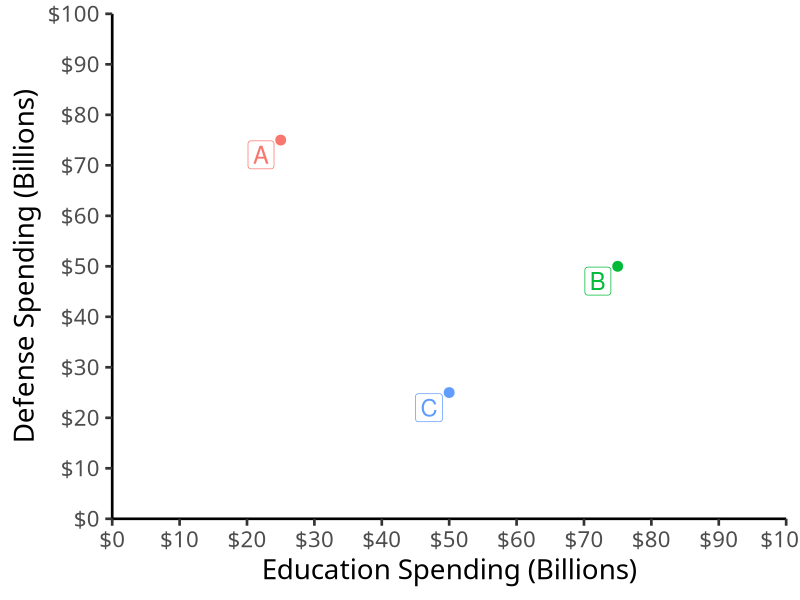
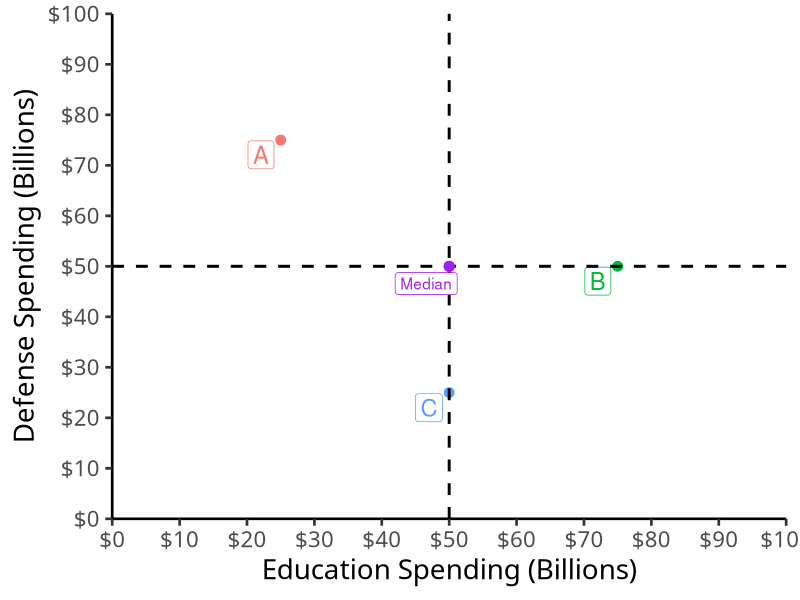
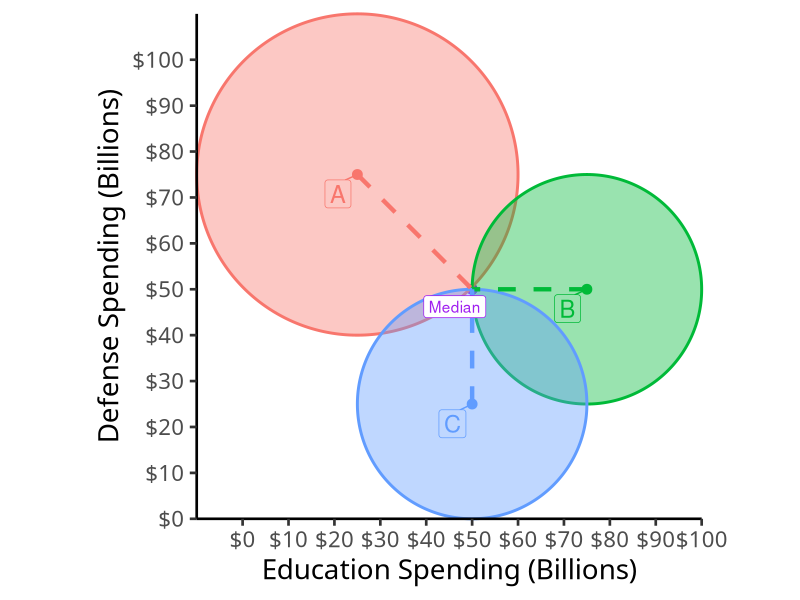
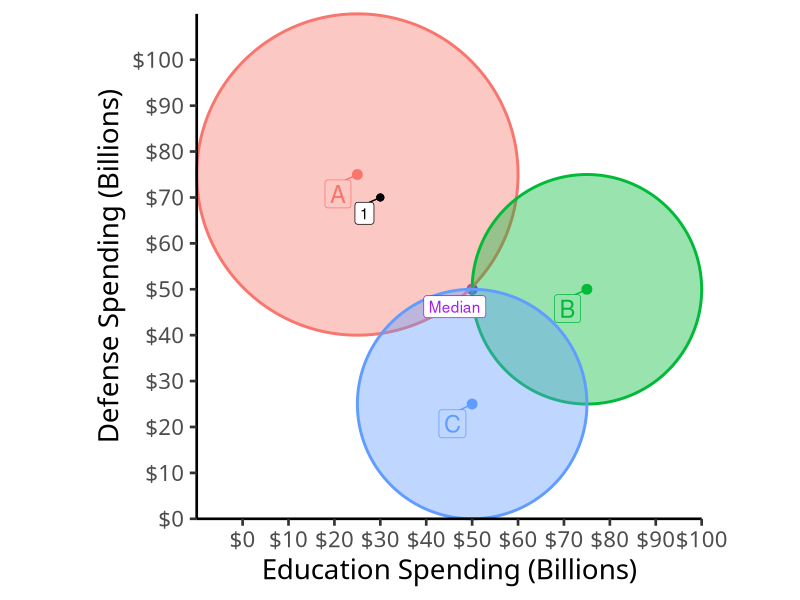
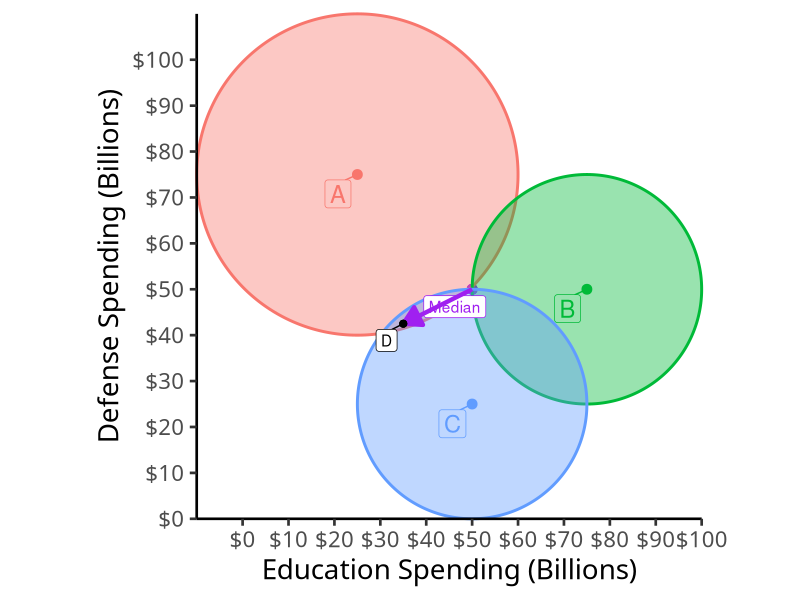
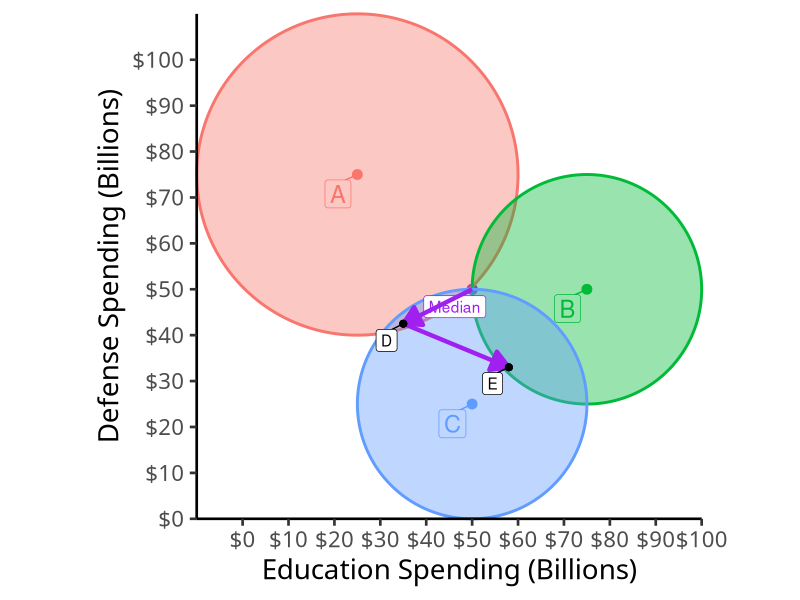
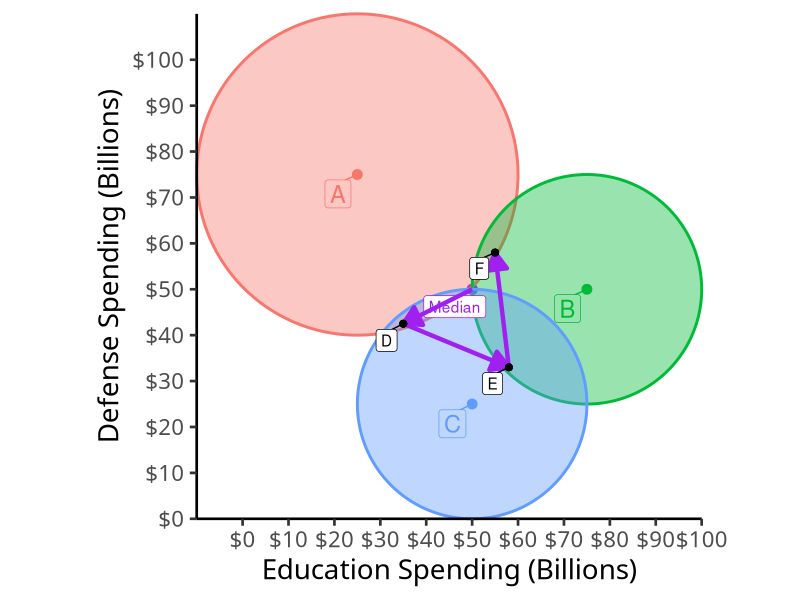

Write the R code that produced these figures, in order.
## ---- chunk 1
knitr::opts_chunk$set(echo = F,
                      message = F,
                      warning = F,
                      fig.retina = 3)
library("tidyverse")
library("ggrepel")
library("ggforce")
## ---- chunk 2
points<-tribble(
  ~x, ~y, ~label,
  25, 75, "A",
  75, 50, "B",
  50, 25, "C"
)

base<-ggplot(data = points)+
  aes(x = x,
      y = y)+
  geom_point(size=3, aes(color = label))+
  geom_label_repel(aes(color = label,
                       label = label), seed=256, size = 6)+
    labs(x = "Education Spending (Billions)",
       y = "Defense Spending (Billions)")+
  scale_x_continuous(breaks = seq(0,100,10),
                     limits = c(0,100),
                     expand = c(0,0),
                     labels = scales::dollar
                     )+
  scale_y_continuous(breaks = seq(0,100,10),
                     limits = c(0,100),
                     expand = c(0,0),
                     labels = scales::dollar
                     )+
  guides(color=F)+
  theme_classic(base_family = "Fira Sans Condensed",
           base_size=20)
base
## ---- chunk 3
base+
  geom_vline(xintercept = 50, size = 1, linetype="dashed")+
  geom_hline(yintercept = 50, size = 1, linetype="dashed")+
  geom_point(x = 50, y = 50, size =3, color = "purple")+
  geom_label_repel(data = tibble(x=50,
                                 y=50),
                   aes(x=x,
                       y=y),
                   label = "Median",
                   color = "purple",
                   seed=256)
## ---- chunk 4
lines<-tribble(
  ~x, ~xend, ~y, ~yend, ~label,
  25, 50, 75, 50, "A",
  75, 50, 50, 50, "B",
  50, 50, 25, 50, "C"
)

circles<-tribble(
  ~x, ~y, ~radius, ~label,
  25, 75, 35, "A",
  75, 50, 25, "B",
  50, 25, 25, "C"
)


ggplot(data = points)+
  aes(x = x,
      y = y)+
  geom_point(size=3, aes(color = label))+
  geom_label_repel(aes(color = label,
                       label = label), seed=256, size = 6)+
    labs(x = "Education Spending (Billions)",
       y = "Defense Spending (Billions)")+
  geom_point(x = 50, y = 50, size =3, color = "purple")+
  geom_circle(data = circles,
              aes(x0 = x,
                  y0 = y,
                  r = radius,
                  color = label,
                  fill = label),
              inherit.aes = F,
              alpha = 0.4,
              size = 1)+
  geom_segment(data = lines, aes(x=x,
                                 xend=xend,
                                 y=y,
                                 yend=yend,
                                 color=label),
               size = 1.5,
               linetype="dashed")+
  geom_label_repel(data = tibble(x=50,
                                 y=50),
                   aes(x=x,
                       y=y),
                   label = "Median",
                   color = "purple",
                   seed=256)+
  guides(fill = F, color = F)+
    theme_classic(base_family = "Fira Sans Condensed",
           base_size=20)+
    scale_x_continuous(breaks = seq(0,100,10),
                     #limits = c(0,100),
                     expand = c(0,0),
                     labels = scales::dollar
                     )+
  scale_y_continuous(breaks = seq(0,100,10),
                     #limits = c(0,100),
                     expand = c(0,0),
                     labels = scales::dollar
                     )+
  coord_fixed(clip="off")

## ---- chunk 5

votes<-ggplot(data = points)+
  aes(x = x,
      y = y)+
  geom_point(size=3, aes(color = label))+
  geom_label_repel(aes(color = label,
                       label = label), seed=256, size = 6)+
    labs(x = "Education Spending (Billions)",
       y = "Defense Spending (Billions)")+
  geom_point(x = 50, y = 50, size =3, color = "purple")+
  geom_circle(data = circles,
              aes(x0 = x,
                  y0 = y,
                  r = radius,
                  color = label,
                  fill = label),
              inherit.aes = F,
              alpha = 0.4,
              size = 1)+
  geom_label_repel(data = tibble(x=50,
                                 y=50),
                   aes(x=x,
                       y=y),
                   label = "Median",
                   color = "purple",
                   seed=256)+
  guides(fill = F, color = F)+
    theme_classic(base_family = "Fira Sans Condensed",
           base_size=20)+
    scale_x_continuous(breaks = seq(0,100,10),
                     #limits = c(0,100),
                     expand = c(0,0),
                     labels = scales::dollar
                     )+
  scale_y_continuous(breaks = seq(0,100,10),
                     #limits = c(0,100),
                     expand = c(0,0),
                     labels = scales::dollar
                     )+
  coord_fixed(clip="off")

votes+
  geom_point(x = 30, y = 70, size = 2)+
  geom_label_repel(data = tibble(x=30,
                                 y=70),
                   aes(x=x,
                       y=y),
                   label = "1",
                   color = "black",
                   seed=256)
## ---- chunk 6
votes+
  annotate("segment", x = 50, xend = 35, y = 50, yend = 42.5, color = "purple", size=1.5, alpha=1, arrow=arrow(length=unit(0.5,"cm"), ends="last", type="closed"))+
  geom_point(x = 35, y = 42.5, size = 2)+
  geom_label_repel(data = tibble(x=35,
                                 y=42.5),
                   aes(x=x,
                       y=y),
                   label = "D",
                   color = "black",
                   seed=256)

## ---- chunk 7
votes+
  annotate("segment", x = 50, xend = 35, y = 50, yend = 42.5, color = "purple", size=1.5, alpha=1, arrow=arrow(length=unit(0.5,"cm"), ends="last", type="closed"))+
  
  annotate("segment", x = 35, xend = 58, y = 42.5, yend = 33, color = "purple", size=1.5, alpha=1, arrow=arrow(length=unit(0.5,"cm"), ends="last", type="closed"))+
# point D
    geom_point(x = 35, y = 42.5, size = 2)+
  geom_label_repel(data = tibble(x=35,
                                 y=42.5),
                   aes(x=x,
                       y=y),
                   label = "D",
                   color = "black",
                   seed=256)+
# point E
      geom_point(x = 58, y = 33, size = 2)+
  geom_label_repel(data = tibble(x=58,
                                 y=33),
                   aes(x=x,
                       y=y),
                   label = "E",
                   color = "black",
                   seed=256)


## ---- chunk 8
votes+
  annotate("segment", x = 50, xend = 35, y = 50, yend = 42.5, color = "purple", size=1.5, alpha=1, arrow=arrow(length=unit(0.5,"cm"), ends="last", type="closed"))+
  
  annotate("segment", x = 35, xend = 58, y = 42.5, yend = 33, color = "purple", size=1.5, alpha=1, arrow=arrow(length=unit(0.5,"cm"), ends="last", type="closed"))+
  
  annotate("segment", x = 58, xend = 55, y = 33, yend = 58, color = "purple", size=1.5, alpha=1, arrow=arrow(length=unit(0.5,"cm"), ends="last", type="closed"))+

# point D
    geom_point(x = 35, y = 42.5, size = 2)+
  geom_label_repel(data = tibble(x=35,
                                 y=42.5),
                   aes(x=x,
                       y=y),
                   label = "D",
                   color = "black",
                   seed=256)+
# point E
      geom_point(x = 58, y = 33, size = 2)+
  geom_label_repel(data = tibble(x=58,
                                 y=33),
                   aes(x=x,
                       y=y),
                   label = "E",
                   color = "black",
                   seed=256)+
# point F
      geom_point(x = 55, y = 58, size = 2)+
  geom_label_repel(data = tibble(x=55,
                                 y=58),
                   aes(x=x,
                       y=y),
                   label = "F",
                   color = "black",
                   seed=256)

